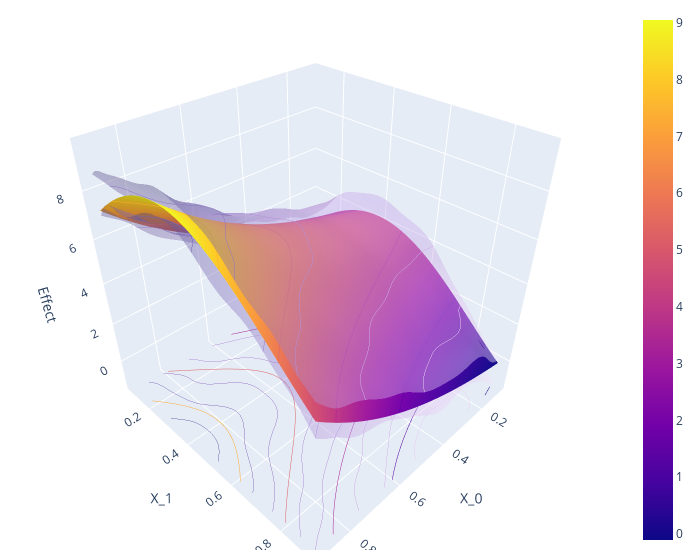

Here is the notebook cell this chart was saved with:
### Code cell
import plotly.graph_objects as go

grid_array = np.array(list(zip(x_0.ravel(), x_1.ravel())))
true_effect = treatment_effect(grid_array).reshape(x_0.shape)
effect = np.asarray(df_cate['effect']).reshape(x_0.shape)
lower_bound = np.asarray(df_cate['2.5 %']).reshape(x_0.shape)
upper_bound = np.asarray(df_cate['97.5 %']).reshape(x_0.shape)

fig = go.Figure(data=[
    go.Surface(x=x_0,
               y=x_1,
               z=true_effect),
    go.Surface(x=x_0,
               y=x_1,
               z=upper_bound, showscale=False, opacity=0.4,colorscale='purp'),
    go.Surface(x=x_0,
               y=x_1,
               z=lower_bound, showscale=False, opacity=0.4,colorscale='purp'),
])
fig.update_traces(contours_z=dict(show=True, usecolormap=True,
                                  highlightcolor="limegreen", project_z=True))

fig.update_layout(scene = dict(
                    xaxis_title='X_0',
                    yaxis_title='X_1',
                    zaxis_title='Effect'),
                    width=700,
                    margin=dict(r=20, b=10, l=10, t=10))

fig.show()

### Figure 1 — Plotly figure (JSON) as saved in the notebook; plotly's stock layout.template omitted (floating-point values rounded to 4 significant figures; data arrays with more than 128 entries replaced by an {"elided": "..."} marker saying what was removed)
{"data": [{"contours": {"z": {"highlightcolor": "limegreen", "project": {"z": true}, "show": true, "usecolormap": true}}, "type": "surface", "x": {"elided": "100x100 float values"}, "y": {"elided": "100x100 float values"}, "z": {"elided": "100x100 float values"}}, {"colorscale": [[0, "rgb(243, 224, 247)"], [0.1667, "rgb(228, 199, 241)"], [0.3333, "rgb(209, 175, 232)"], [0.5, "rgb(185, 152, 221)"], [0.6667, "rgb(159, 130, 206)"], [0.8333, "rgb(130, 109, 186)"], [1, "rgb(99, 88, 159)"]], "contours": {"z": {"highlightcolor": "limegreen", "project": {"z": true}, "show": true, "usecolormap": true}}, "opacity": 0.4, "showscale": false, "type": "surface", "x": {"elided": "100x100 float values"}, "y": {"elided": "100x100 float values"}, "z": {"elided": "100x100 float values"}}, {"colorscale": [[0, "rgb(243, 224, 247)"], [0.1667, "rgb(228, 199, 241)"], [0.3333, "rgb(209, 175, 232)"], [0.5, "rgb(185, 152, 221)"], [0.6667, "rgb(159, 130, 206)"], [0.8333, "rgb(130, 109, 186)"], [1, "rgb(99, 88, 159)"]], "contours": {"z": {"highlightcolor": "limegreen", "project": {"z": true}, "show": true, "usecolormap": true}}, "opacity": 0.4, "showscale": false, "type": "surface", "x": {"elided": "100x100 float values"}, "y": {"elided": "100x100 float values"}, "z": {"elided": "100x100 float values"}}], "layout": {"margin": {"b": 10, "l": 10, "r": 20, "t": 10}, "scene": {"xaxis": {"title": {"text": "X_0"}}, "yaxis": {"title": {"text": "X_1"}}, "zaxis": {"title": {"text": "Effect"}}}, "width": 700}}
